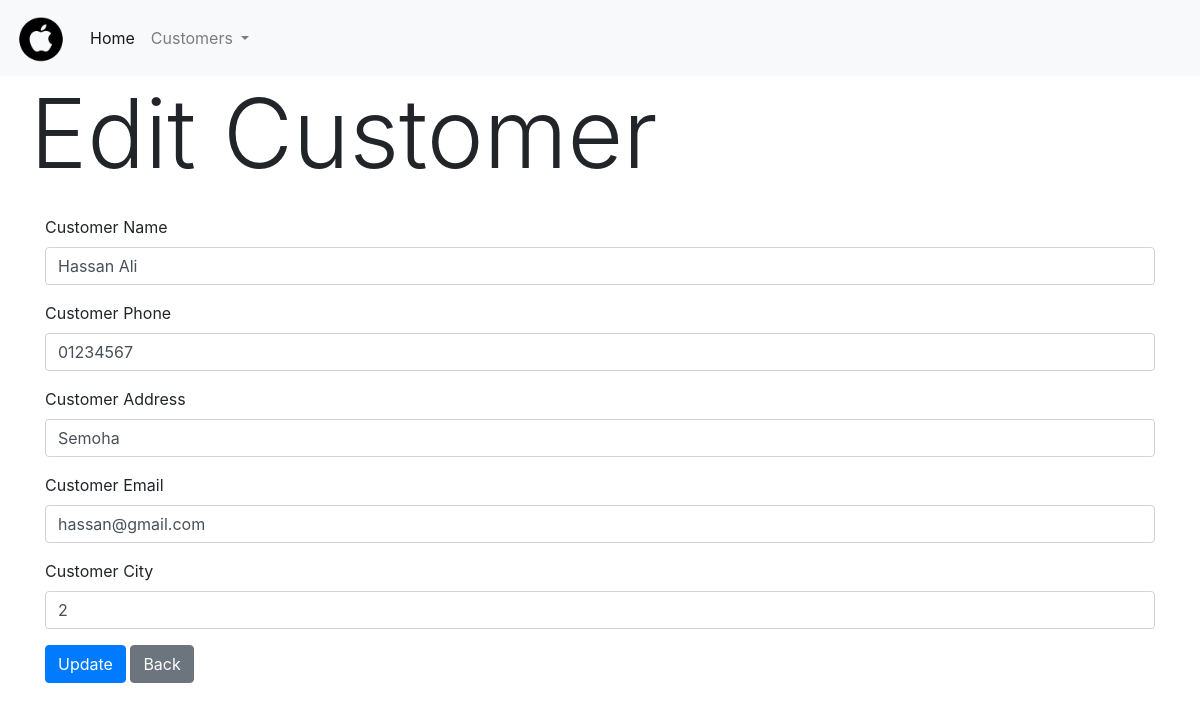
Page /update_customer.php?cid=6 on the committed database.
### tables this page shows
CREATE TABLE `customers` (
  `cid` int(11) NOT NULL COMMENT 'Customer ID',
  `cname` varchar(255) NOT NULL,
  `cphone` varchar(12) NOT NULL COMMENT 'Customer Phone',
  `caddress` varchar(255) NOT NULL,
  `cemail` varchar(50) DEFAULT NULL,
  `ccityid` int(11) NOT NULL
);

### functions/customers_functions.php (called while the page is built, shortened)
<?php
function view_customer($id){
  global $conn;
  $cid = $id;
  $q = "SELECT * FROM customers WHERE cid = '$cid'";
  $custset = mysqli_query($conn, $q);
  $cinfo = mysqli_fetch_assoc($custset);
  return $cinfo;
}
 ?>

### update_customer.php (the view, shortened to what this page needs)
<?php
if(isset($_GET["cid"])){
  $customer = view_customer($_GET["cid"]);
}
 ?>
 <!DOCTYPE html>
 <html lang="en" dir="ltr">
   <head>
     <link rel="stylesheet" href="css/bootstrap.css">
   </head>
   <body>
     <?php include_once('functions/header.php'); ?>
     <div class="container">
       <div class="row">
         <h1 class="display-1">Edit Customer</h1>
       </div>
       <form action="update_customer.php" method="post">
         <div class="form-group">
           <label for="cname">Customer Name</label>
           <input type="text" name="cname" id="cname" value="<?php echo $customer["cname"]; ?>" class="form-control">
         </div>
         <div class="form-group">
           <label for="cphone">Customer Phone</label>
           <input type="text" name="cphone" id="cphone" value="<?php echo $customer["cphone"]; ?>" class="form-control">
         </div>
         <div class="form-group">
           <label for="caddress">Customer Address</label>
           <input type="text" name="caddress" id="caddress" value="<?php echo $customer["caddress"]; ?>" class="form-control">
         </div>
         <div class="form-group">
           <label for="cemail">Customer Email</label>
           <input type="text" name="cemail" id="cemail" value="<?php echo $customer["cemail"]; ?>" class="form-control">
         </div>
         <div class="form-group">
           <label for="ccity">Customer City</label>
           <input type="text" name="ccity" id="ccity" value="<?php echo $customer["ccityid"]; ?>" class="form-control">
         </div>
         <button type="submit" class="btn btn-primary">Update</button>
         <a href="customers.php" class="btn btn-secondary">Back</a>
       </form>
     </div>
   </body>
 </html>

### rows in the picture
customers: cname "Hassan Ali", cphone "01234567", caddress "Semoha", cemail "hassan@gmail.com", ccity "2"
